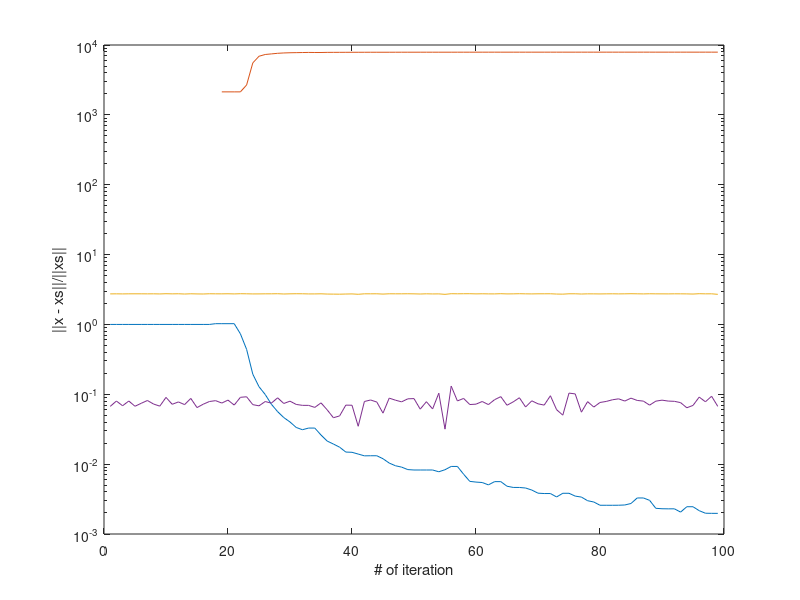

Write the MATLAB code that produced this figure.
res = [ 
1.000000e+00 0.000000e+00 2.736539e+00 6.705403e-02;
1.000000e+00 0.000000e+00 2.741289e+00 8.004904e-02;
1.000000e+00 0.000000e+00 2.734821e+00 6.851482e-02;
1.000000e+00 0.000000e+00 2.742614e+00 8.010411e-02;
1.000000e+00 0.000000e+00 2.743467e+00 6.740594e-02;
1.000000e+00 0.000000e+00 2.742828e+00 7.429409e-02;
1.000000e+00 0.000000e+00 2.739433e+00 8.149600e-02;
1.000000e+00 0.000000e+00 2.742783e+00 7.246804e-02;
1.000000e+00 0.000000e+00 2.732272e+00 6.767201e-02;
1.000000e+00 0.000000e+00 2.751746e+00 9.026098e-02;
1.000000e+00 0.000000e+00 2.739262e+00 7.191205e-02;
1.000000e+00 0.000000e+00 2.747774e+00 7.769608e-02;
1.000000e+00 0.000000e+00 2.724847e+00 7.120395e-02;
1.000000e+00 0.000000e+00 2.745889e+00 8.729815e-02;
1.000000e+00 0.000000e+00 2.733380e+00 6.455183e-02;
1.000000e+00 0.000000e+00 2.727306e+00 7.206082e-02;
1.000000e+00 0.000000e+00 2.748010e+00 7.880998e-02;
1.025129e+00 0.000000e+00 2.742052e+00 8.106399e-02;
1.025129e+00 2.133650e+03 2.740131e+00 7.491302e-02;
1.025129e+00 2.133650e+03 2.747534e+00 8.256006e-02;
1.025129e+00 2.133650e+03 2.734204e+00 7.009196e-02;
7.338678e-01 2.133650e+03 2.751751e+00 9.051204e-02;
4.397778e-01 2.675871e+03 2.744506e+00 9.213996e-02;
1.938411e-01 5.543527e+03 2.733184e+00 7.108617e-02;
1.283499e-01 6.902803e+03 2.735535e+00 6.835103e-02;
9.935161e-02 7.314610e+03 2.741719e+00 7.874107e-02;
7.195807e-02 7.458079e+03 2.743262e+00 7.470703e-02;
5.648145e-02 7.606158e+03 2.751456e+00 8.902097e-02;
4.640891e-02 7.696600e+03 2.727506e+00 7.387495e-02;
4.013632e-02 7.747483e+03 2.742106e+00 7.971597e-02;
3.352271e-02 7.775019e+03 2.749886e+00 7.158804e-02;
3.109562e-02 7.802202e+03 2.746513e+00 6.945515e-02;
3.284686e-02 7.829334e+03 2.733486e+00 6.938505e-02;
3.284686e-02 7.812628e+03 2.734226e+00 6.490302e-02;
2.612650e-02 7.812628e+03 2.744136e+00 7.535315e-02;
2.139643e-02 7.844045e+03 2.721996e+00 5.982900e-02;
1.940896e-02 7.850048e+03 2.716064e+00 4.617119e-02;
1.749765e-02 7.855053e+03 2.710141e+00 4.902482e-02;
1.489486e-02 7.861229e+03 2.724077e+00 6.994796e-02;
1.477691e-02 7.869244e+03 2.734252e+00 6.969380e-02;
1.394634e-02 7.870777e+03 2.701179e+00 3.486109e-02;
1.315058e-02 7.872734e+03 2.743277e+00 7.885909e-02;
1.318901e-02 7.878127e+03 2.742913e+00 8.285499e-02;
1.318901e-02 7.876502e+03 2.745299e+00 7.744694e-02;
1.195394e-02 7.876502e+03 2.719265e+00 5.371809e-02;
1.036894e-02 7.879238e+03 2.745795e+00 8.812714e-02;
9.489908e-03 7.882586e+03 2.742703e+00 8.236694e-02;
9.066780e-03 7.885270e+03 2.743199e+00 7.795382e-02;
8.357501e-03 7.886426e+03 2.748003e+00 8.610296e-02;
8.245732e-03 7.887963e+03 2.740362e+00 8.676386e-02;
8.245219e-03 7.888770e+03 2.725688e+00 6.128001e-02;
8.244386e-03 7.888677e+03 2.744193e+00 7.832694e-02;
8.247954e-03 7.888531e+03 2.732127e+00 6.169200e-02;
7.775258e-03 7.888777e+03 2.737348e+00 1.037600e-01;
8.321170e-03 7.889627e+03 2.695831e+00 3.170395e-02;
9.273193e-03 7.889645e+03 2.752676e+00 1.310639e-01;
9.273193e-03 7.891499e+03 2.744828e+00 8.032012e-02;
7.180083e-03 7.891499e+03 2.749989e+00 8.722115e-02;
5.667975e-03 7.892705e+03 2.752437e+00 7.133722e-02;
5.537106e-03 7.895436e+03 2.737434e+00 7.223701e-02;
5.459333e-03 7.895509e+03 2.746793e+00 7.882595e-02;
5.050687e-03 7.895719e+03 2.737679e+00 7.120395e-02;
5.619303e-03 7.898424e+03 2.735865e+00 8.372688e-02;
5.619303e-03 7.896046e+03 2.753689e+00 9.254003e-02;
4.831098e-03 7.896046e+03 2.734767e+00 6.965709e-02;
4.642252e-03 7.897651e+03 2.740084e+00 7.786393e-02;
4.636785e-03 7.897327e+03 2.752357e+00 8.920193e-02;
4.553687e-03 7.897497e+03 2.740933e+00 6.574416e-02;
4.257398e-03 7.897550e+03 2.735061e+00 8.061385e-02;
3.840838e-03 7.898226e+03 2.744021e+00 7.304406e-02;
3.795984e-03 7.898897e+03 2.745292e+00 7.003307e-02;
3.796257e-03 7.899215e+03 2.747754e+00 9.531903e-02;
3.390915e-03 7.899248e+03 2.721947e+00 6.019402e-02;
3.827829e-03 7.900019e+03 2.714169e+00 5.027294e-02;
3.827829e-03 7.899452e+03 2.746023e+00 1.039741e-01;
3.487740e-03 7.899452e+03 2.745494e+00 1.012778e-01;
3.378157e-03 7.900156e+03 2.724958e+00 5.549288e-02;
2.996896e-03 7.899983e+03 2.740762e+00 7.847977e-02;
2.871095e-03 7.900549e+03 2.738215e+00 6.566310e-02;
2.579269e-03 7.900829e+03 2.732338e+00 7.635498e-02;
2.578452e-03 7.901378e+03 2.740086e+00 7.898092e-02;
2.577518e-03 7.901372e+03 2.744654e+00 8.344197e-02;
2.581673e-03 7.901368e+03 2.736838e+00 8.609796e-02;
2.602985e-03 7.901338e+03 2.742474e+00 8.000684e-02;
2.733746e-03 7.901458e+03 2.752152e+00 8.805108e-02;
3.280497e-03 7.901043e+03 2.743583e+00 8.166409e-02;
3.280497e-03 7.902947e+03 2.734907e+00 7.985497e-02;
3.033255e-03 7.902947e+03 2.747892e+00 6.993580e-02;
2.332787e-03 7.900518e+03 2.740687e+00 7.972717e-02;
2.299031e-03 7.902200e+03 2.739062e+00 8.243012e-02;
2.292186e-03 7.901674e+03 2.736513e+00 7.996607e-02;
2.293696e-03 7.901860e+03 2.743423e+00 7.929897e-02;
2.058154e-03 7.901752e+03 2.741567e+00 7.595515e-02;
2.456858e-03 7.902771e+03 2.736180e+00 6.411910e-02;
2.456858e-03 7.901117e+03 2.722445e+00 6.928110e-02;
2.157364e-03 7.901117e+03 2.752738e+00 9.120393e-02;
1.983821e-03 7.903060e+03 2.740659e+00 7.813692e-02;
1.976288e-03 7.902196e+03 2.744061e+00 9.373283e-02;
1.974414e-03 7.902374e+03 2.696432e+00 6.708908e-02;
]; 
semilogy(1:length(res),res); 
xlabel('# of iteration'); ylabel('||x - xs||/||xs||');
